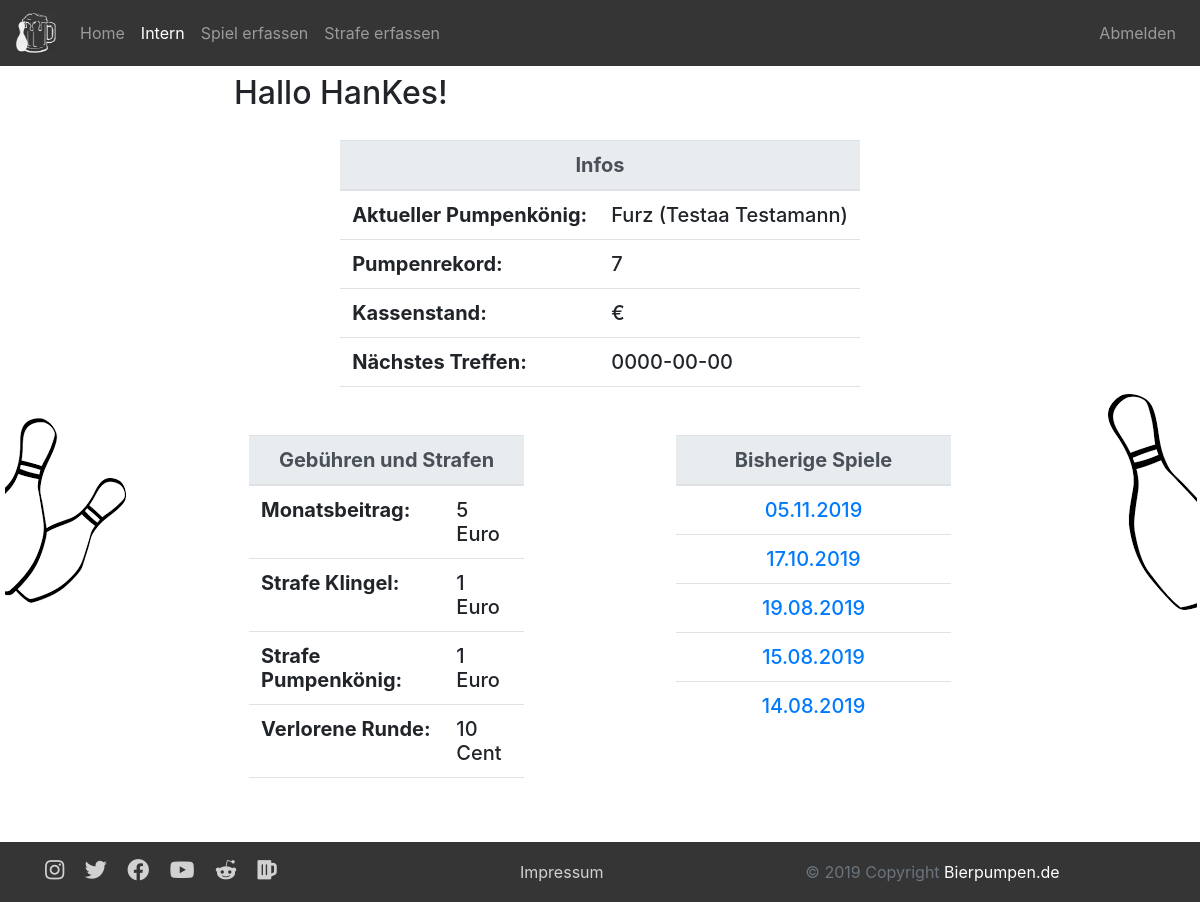
The page /membersarea.php (signed in) on the database as committed earlier.
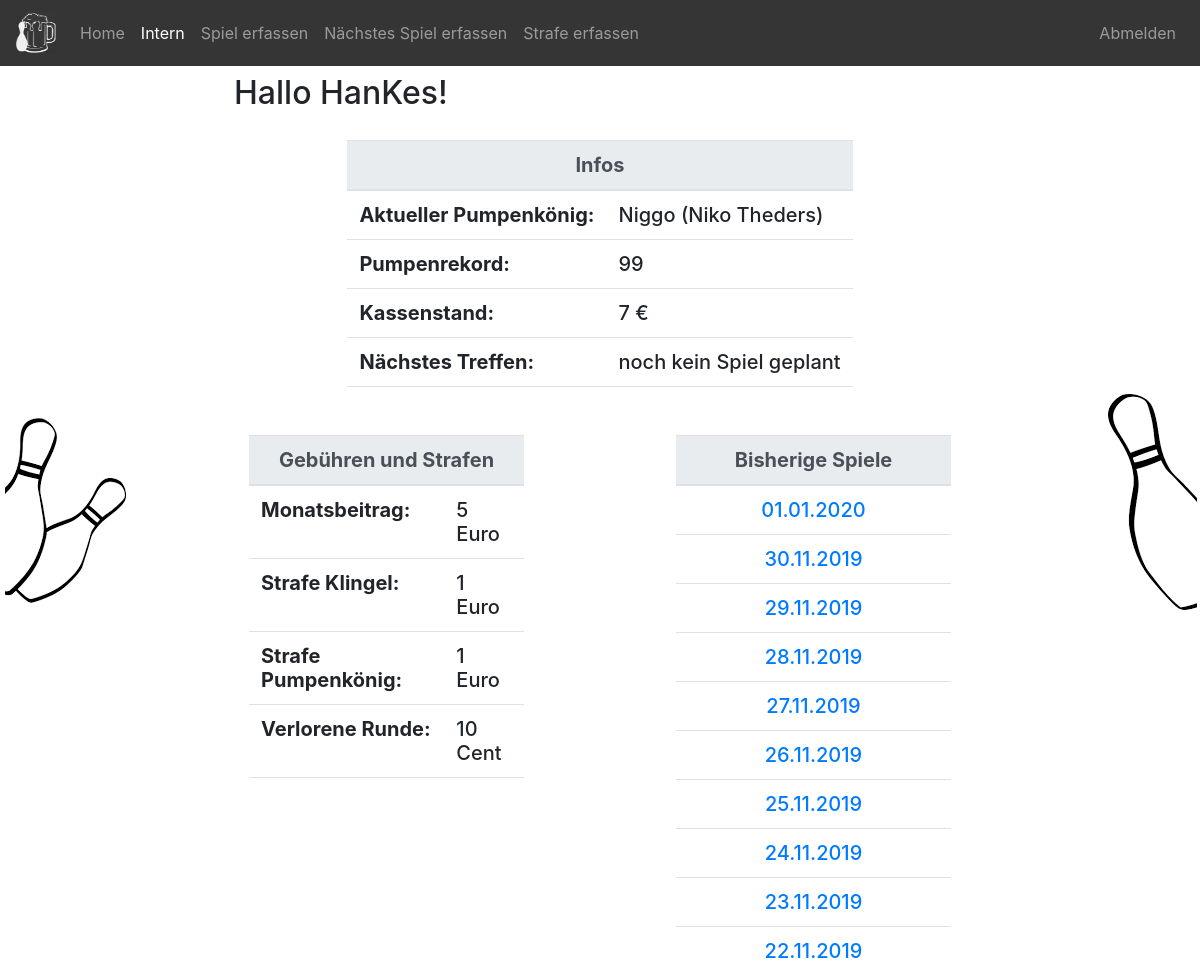
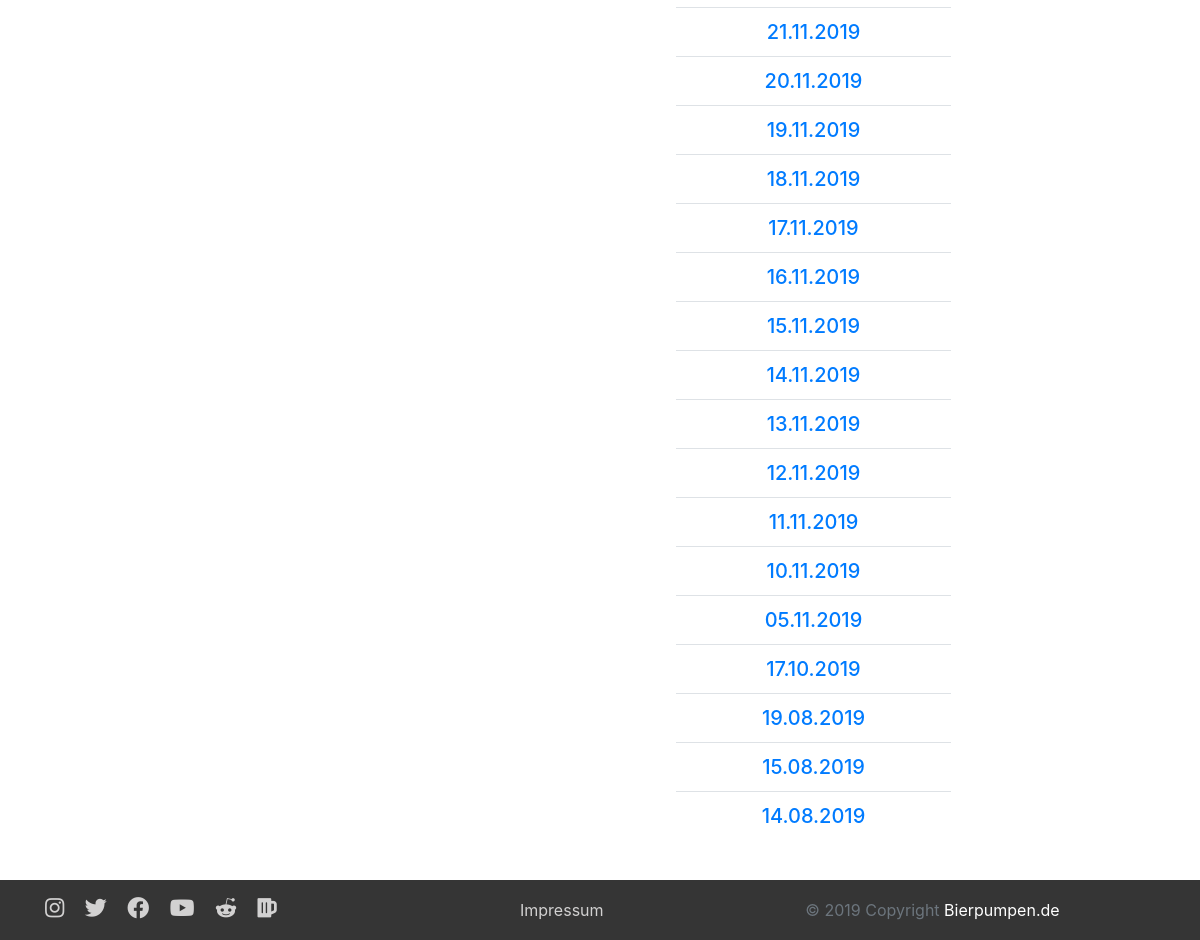
The same page on the database as committed later (2 pictures, top to bottom).
### tables this page shows
CREATE TABLE `users` (
  `id` int(11) NOT NULL,
  `username` varchar(32) NOT NULL,
  `password` text NOT NULL,
  `email` varchar(64) NOT NULL,
  `firstname` varchar(64) NOT NULL,
  `lastname` varchar(64) NOT NULL,
  `isNew` int(1) NOT NULL,
  `isAdmin` int(1) NOT NULL
);

CREATE TABLE `games` (
  `id` int(11) NOT NULL,
  `date` date NOT NULL,
  `king` int(11) NOT NULL,
  `amount` int(11) NOT NULL,
  `nextGame` date DEFAULT NULL
);

### objects/user.php (called while the page is built, shortened)
<?php
class User {
  private $db;
  private static $table_name = "users";
  private $id;
  private $username;
  private $email;
  private $firstname;
  private $lastname;
  private $isAdmin;
  public function __construct($db) {
    $this->db = $db;
  }
  public function readOne() {
    if (!empty($this->id)){
      $query = "SELECT * FROM " . User::$table_name . " WHERE id=:id limit 0,1";
      $stmt = $this->db->prepare($query);
      $stmt->bindParam(":id", $this->id);
    } elseif (!empty($this->username)) {
      $query = "SELECT * FROM " . User::$table_name . " WHERE username LIKE :username limit 0,1";
      $stmt = $this->db->prepare($query);
      $stmt->bindParam(":username", $this->username);
    } elseif (!empty($this->email)) {
      $query = "SELECT * FROM " . User::$table_name . " WHERE email LIKE :email limit 0,1";
      $stmt = $this->db->prepare($query);
      $stmt->bindParam(":email", $this->email);
    } else {
      return false;
    }
    if($stmt->execute()){
      return true;
    } else {
      return false;
    }
  }
  public static function readPumpKingAndGame($db) {
    $query = "SELECT * FROM " . Game::$table_name . " AS t1 LEFT JOIN " . User::$table_name . " AS t2
            on t1.king = t2.id where t1.king IS NOT NULL ORDER BY t1.amount DESC, t1.date DESC LIMIT 0,1";
    $stmt = $db->prepare($query);
    $stmt->execute();
    $kingAndGame = array();
    $row = $stmt->fetch(PDO::FETCH_ASSOC);
    $user = new User($db);
    $kingAndGame[] = $user;
    $game = new Game($db);
    $kingAndGame[] = $game;
    return $kingAndGame;
  }
  public function setId($newId) {
    $this->id = htmlspecialchars(strip_tags($newId));
  }
  public function getFirstname() {
    return $this->firstname;
  }
  public function setFirstname($newFirstname) {
    $this->firstname = htmlspecialchars(strip_tags($newFirstname));
  }
  public function getLastname() {
    return $this->lastname;
  }
  public function setLastname($newLastname) {
    $this->lastname = htmlspecialchars(strip_tags($newLastname));
  }
  public function getUsername() {
    return $this->username;
  }
  public function setUsername($newUsername) {
    $this->username = htmlspecialchars(strip_tags($newUsername));
  }
  public function setEmail($newEmail) {
    $this->email = htmlspecialchars(strip_tags($newEmail));
  }
  public function getIsAdmin(){
    return $this->isAdmin;
  }
  public function setIsAdmin($newIsAdmin){
    $this->isAdmin = htmlspecialchars(strip_tags($newIsAdmin));
  }
}
?>

### objects/game.php (called while the page is built, shortened)
<?php
class Game {
  public static $table_name = "games";
  private $date;
  private $amount;
  private $nextGame;
  public static function readLast($db) {
    $query = "SELECT * from " . Game::$table_name . " ORDER BY date DESC LIMIT 0,1";
    $stmt = $db->prepare($query);
    $stmt->execute();
    $count = $stmt->rowCount();
    $row = $stmt->fetch(PDO::FETCH_ASSOC);
    $game = new Game($db);
    return $game;
  }
  public static function readAll($db) {
    $query = "SELECT * From " . Game::$table_name . " ORDER BY date DESC";
    $stmt = $db->prepare($query);
    $stmt->execute();
    $game_array = array();
    while ($row = $stmt->fetch(PDO::FETCH_ASSOC)){
      $game = new Game($db);
      $game_array[] = $game;
    }
    return $game_array;
  }
  public function getDate() {
    return $this->date;
  }
  public function setDate($newDate) {
    $this->date = htmlspecialchars(strip_tags($newDate));
  }
  public function getAmount() {
    return $this->amount;
  }
  public function setAmount($newAmount) {
    $this->amount = htmlspecialchars(strip_tags($newAmount));
  }
  public function getNextGame() {
    return $this->nextGame;
  }
  public function setNextGame($newNextGame) {
    $this->nextGame = htmlspecialchars(strip_tags($newNextGame));
  }
}
?>

### objects/bill.php (called while the page is built, shortened)
<?php
class Bill {
  public static $table_name = "bills";
  public static function readBalance($db) {
    $query = "SELECT SUM(payment) AS balance FROM " . Bill::$table_name . " WHERE paid=true";
    $stmt = $db->prepare($query);
    $stmt->execute();
    $count = $stmt->rowCount();
    $row = $stmt->fetch(PDO::FETCH_ASSOC);
    $balance = $row['balance'];
    return $balance;
  }
}
?>

### membersarea.php (the view, shortened to what this page needs)
<?php
include_once $_SERVER["DOCUMENT_ROOT"] . '/Kegeln/objects/session.php';
include_once $_SERVER["DOCUMENT_ROOT"] . '/Kegeln/objects/game.php';
include_once $_SERVER["DOCUMENT_ROOT"] . '/Kegeln/objects/bill.php';
  include_once $_SERVER["DOCUMENT_ROOT"] . '/Kegeln/header.php';
  $games = Game::readAll($db);
  $pumpKingAndGame = User::readPumpKingAndGame($db);
  $pumpKingUser = $pumpKingAndGame[0];
  $pumpKingGame = $pumpKingAndGame[1];
  $balance = Bill::readBalance($db);
  $balance = str_replace(".", ",", $balance);
?>
<div class="d-none d-sm-block">
  <h2 class="my-2">Hallo <?php echo $username; ?>!</h2>
  <div class="row justify-content-center" style="padding-top:20px">
    <h5>
      <table class="table">
        <thead class="thead-light">
          <tr>
            <th scope="col" colspan="2" class="text-center">Infos</th>
          </tr>
        </thead>
        <tbody>
          <tr>
            <th scope="row">Aktueller Pumpenkönig:</th>
            <td><?php echo $pumpKingUser->getUsername() . " (" . $pumpKingUser->getFirstname() . " " . $pumpKingUser->getLastname() . ")"; ?></td>
          </tr>
          <tr>
            <th scope="row">Pumpenrekord:</th>
            <td><?php echo $pumpKingGame->getAmount(); ?></td>
          </tr>
          <tr>
            <th scope="row">Kassenstand:</th>
            <td><?php echo $balance . " €"; ?></td>
          </tr>
          <tr>
            <th scope="row">Nächstes Treffen:</th>
            <td>
              <?php
                $game = Game::readLast($db);
                if(!$game->getNextGame()==NULL){
                  echo $game->getNextGame();
                } else {
                  echo "noch kein Spiel geplant";
                }
              ?>
            </td>
          </tr>
          <tr>
            <td colspan="2" class="text-center"></td>
          </tr>
        </tbody>
      </table>
    </h5>
  </div>
  <div class="row justify-content-center">
    <div class="col-sm">
      <h5>
        <table class="table">
          <thead class="thead-light">
            <tr>
              <th scope="col" colspan="2" class="text-center">Gebühren und Strafen</th>
            </tr>
          </thead>
          <tbody>
            <tr>
              <th scope="row">Monatsbeitrag:</th>
              <td>5 Euro</td>
            </tr>
            <tr>
              <th scope="row">Strafe Klingel:</th>
              <td>1 Euro</td>
            </tr>
            <tr>
              <th scope="row">Strafe Pumpenkönig:</th>
              <td>1 Euro</td>
            </tr>
            <tr>
              <th scope="row">Verlorene Runde:</th>
              <td>10 Cent</td>
            </tr>
            <tr>
              <td colspan="2" class="text-center"></td>
            </tr>
          </tbody>
        </table>
      </h5>
    </div>
    <div class="col-sm-2 d-none d-md-block">
    </div>
    <div class="col-sm">
      <h5>
        <table class="table table-hover">
          <thead class="thead-light">
            <tr>
              <th scope="col" colspan="2" class="text-center">Bisherige Spiele</th>
            </tr>
          </thead>
          <tbody>
            <?php
            foreach ($games as $game) {
              $date = $game->getDate();
              $date = substr($date, 8, 2) . "." . substr($date, 5, 2) . "." . substr($date, 0, 4);
              ?>
              <tr>
                <td colspan="2" class="text-center"><a href="/Kegeln/membersarea.php?date=<?php echo $date ;?>"><?php echo $date ;?></a></td>
              </tr>
              <?php
            }
            ?>
          </tbody>
        </table>
      </h5>
    </div>
  </div>
</div>
<?php
include_once $_SERVER["DOCUMENT_ROOT"] . '/Kegeln/footer.php';
?>

### header.php (shortened to what this page needs)
<?php
include_once $_SERVER["DOCUMENT_ROOT"] . '/Kegeln/database/db.php';
include_once $_SERVER["DOCUMENT_ROOT"] . '/Kegeln/objects/user.php';
include_once $_SERVER["DOCUMENT_ROOT"] . '/Kegeln/objects/game.php';
$loggedin = false;
$isAdmin = false;
$database = new Database();
$db = $database->getConnection();
if (isset($_SESSION['session_id'])) {
  $loggedin_user = new User($db);
  $loggedin_user->setId($_SESSION['session_id']);
  $loggedin_user->readOne($db);
  $loggedin = true;
  $username = $loggedin_user->getUsername();
  $nextGame = NULL;
  if($loggedin_user->getIsNew()==1){
    $isNew = true;
  } else {
    $game = Game::readLast($db);
    $nextGame = $game->getNextGame();
  }
  if($loggedin_user->getIsAdmin()==1){
    $isAdmin = true;
  }
}
?>
<!DOCTYPE html>
<html lang="de">
  <head>
    <link href="/Kegeln/css/bootstrap.min.css" rel="stylesheet">
    <link href="/Kegeln/css/style.css" rel="stylesheet">
    <link href="https://use.fontawesome.com/releases/v5.11.1/css/all.css" rel="stylesheet">
  </head>
  <body>
  	<header>
	    <nav class="navbar sticky-top navbar-expand-md navbar-dark" style="background-color: #353535;">
			  <a class="navbar-brand" href="/Kegeln/index.php"><img src="/Kegeln/media/beer.jpg" width="40" height="40" alt=""></a>
			  <div class="collapse navbar-collapse" id="navbarSupportedContent">
			    <ul class="navbar-nav mr-auto">
			      <li class="nav-item <?php if (strpos($_SERVER['PHP_SELF'], "index.php")){echo "active";} ?>">
			        <a class="nav-link" href="/Kegeln/index.php">Home</a>
			      </li>
			      <li class="nav-item <?php if (strpos($_SERVER['PHP_SELF'], "membersarea.php")){echo "active";} ?>">
			        <a class="nav-link" href="/Kegeln/intern.php">Intern</a>
			      </li>
            <?php
            if ($isAdmin){
                ?>
              <li class="nav-item <?php if (strpos($_SERVER['PHP_SELF'], "insert_game.php")){echo "active";} ?>">
                <a class="nav-link" href="/Kegeln/game/insert_game.php">Spiel erfassen</a>
              </li>
              <?php
              if($nextGame==NULL){
                ?>
                <li class="nav-item <?php if (strpos($_SERVER['PHP_SELF'], "update_game.php")){echo "active";} ?>">
                  <a class="nav-link" href="/Kegeln/game/update_game.php">Nächstes Spiel erfassen</a>
                </li>
                <?php
              }
              ?>
              <li class="nav-item <?php if (strpos($_SERVER['PHP_SELF'], "payment.php")){echo "active";} ?>">
                <a class="nav-link" href="/Kegeln/payment.php">Strafe erfassen</a>
              </li>
              <?php
            }
            ?>
          </ul>
            <?php if ($loggedin){ ?>
              <ul class="navbar-nav">
                <li class="nav-item">
                  <a class="nav-link" href="/Kegeln/includes/logout_inc.php?logout=true">Abmelden</a>
                </li>
              </ul>
            <?php } ?>
			  </div>
			</nav>
		</header>
<div class="d-none d-lg-block">
<img src="/Kegeln/media/kegel links.png" align="left">
<img src="/Kegeln/media/kegel rechts.png" align="right">
</div>
<main role="main" class="container">

### footer.php (shortened to what this page needs)
</main>
<br/>
<div class="d-none d-sm-block">
  <footer id="myFooter" class="footer font-small fixed-bottom">
    <div class="container">
      <div class="row">
        <div class="col-5">
          <a href="https://www.instagram.com/die_bierpumpen/" class="fab fa-instagram instagram pr-3" style="font-size: 22px"></a>
          <a href="https://twitter.com/hopfenspeicher" target="_blank" class="twitter"><i class="fab fa-twitter pr-3" style="font-size: 22px"></i></a>
          <a href="https://de-de.facebook.com/ichliebebier.at/" target="_blank" class="facebook"><i class="fab fa-facebook pr-3" style="font-size: 22px"></i></a>
          <a href="https://www.youtube.com/watch?v=OXPswg0urtQ&t=2s" target="_blank" class="google"><i class="fab fa-youtube pr-3" style="font-size: 22px"></i></a>
          <a href="https://www.reddit.com/r/beer/" target="_blank" class="reddit"><i class="fab fa-reddit-alien pr-3" style="font-size: 22px"></i></a>
          <a href="https://www.oettinger-bier.de/" target="_blank" class="beer"><i class="fas fa-beer" style="font-size: 22px"></i></a>
        </div>
        <div class="col-2">
          <a href="/Kegeln/impressum.php">Impressum</a>
        </div>
        <div class="col-5">
          <div class="footer-copyright text-center text-muted">© 2019 Copyright
            <a class="text-white"href="https://bierpumpen.de">  Bierpumpen.de</a>
          </div>
        </div>
      </div>
    </div>
  </footer>
</div>
</body>
</html>

### css/style.css (style rules this page uses)
html { position: relative; min-height: 100%; }
@media (min-width: 992px) { body { margin-bottom: 60px; } }
@media (min-width: 992px) { .footer { display: block; position: absolute; bottom: 0; width: 100%; height: 60px; line-height: 60px; background-color: #353535; } }
#myFooter a { color: #d2d1d1; text-decoration: none; }
:root { --input-padding-x: 1.5rem; --input-padding-y: .75rem; }

Rows that differ between the two databases and show on the page:
added games: king.username "Niggo", king.firstname "Niko", king.lastname "Theders", amount "99", date "30.11.2019"
added games: date "01.01.2020"
added games: date "29.11.2019"
added games: date "28.11.2019"
added games: date "27.11.2019"
added games: date "26.11.2019"
added games: date "25.11.2019"
added games: date "24.11.2019"
added games: date "23.11.2019"
added games: date "22.11.2019"
added games: date "21.11.2019"
added games: date "20.11.2019"
added games: date "19.11.2019"
added games: date "18.11.2019"
added games: date "17.11.2019"
added games: date "16.11.2019"
added games: date "15.11.2019"
added games: date "14.11.2019"
added games: date "13.11.2019"
added games: date "12.11.2019"
added games: date "11.11.2019"
added games: date "10.11.2019"
changed games (number 23 of 27 on the later page): nextGame "0000-00-00" → (not shown)
Other text that changed with them:
$balance: (not shown) → "7"
$pumpKingUser->getUsername(): "Furz" → "Niggo"
$pumpKingUser->getFirstname(): "Testaa" → "Niko"
$pumpKingUser->getLastname(): "Testamann" → "Theders"
$pumpKingGame->getAmount(): "7" → "99"
text now shown: "Nächstes Spiel erfassen noch kein Spiel geplant"
